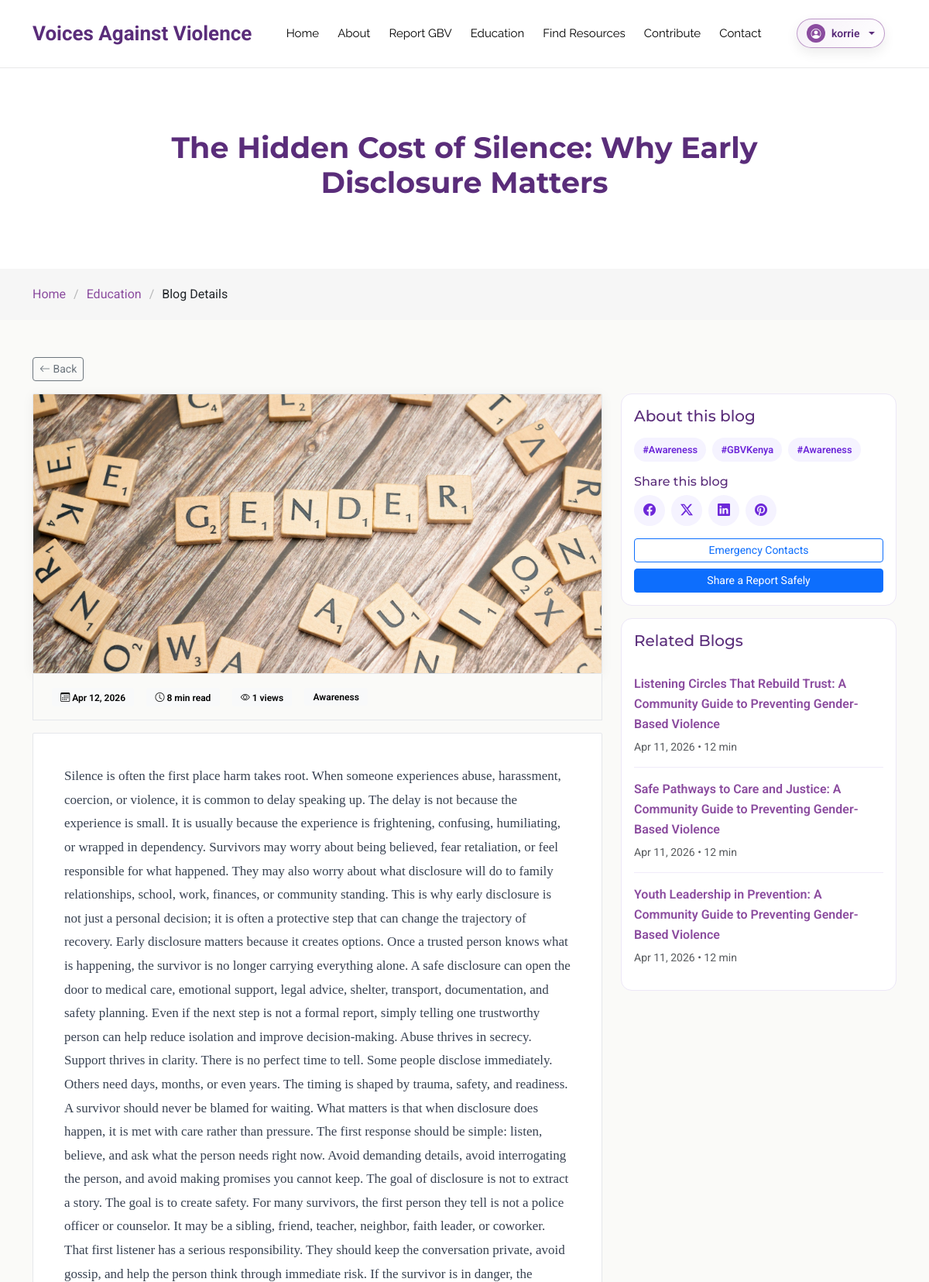
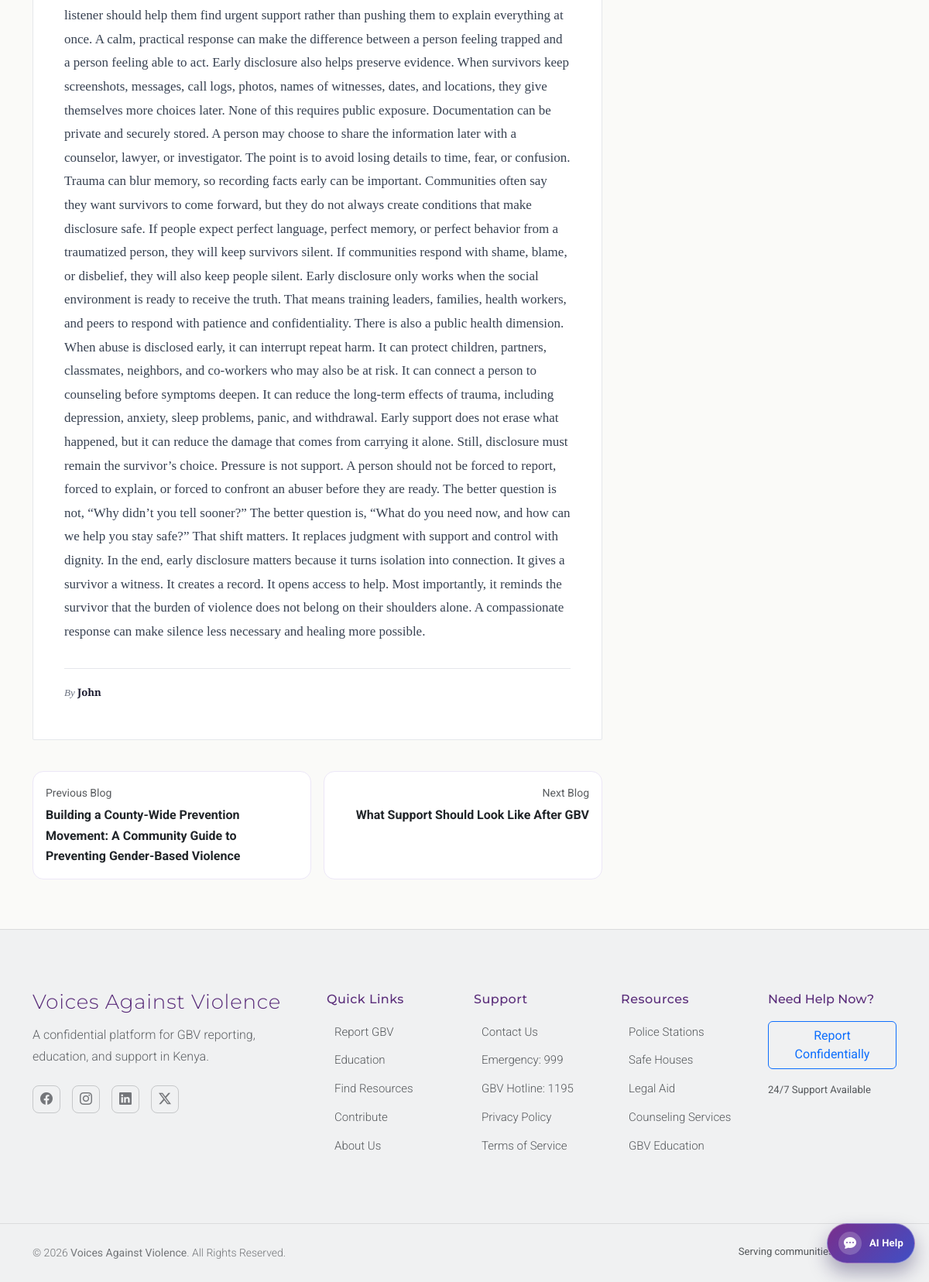
Page /blog_detail/13/ (signed in) on the committed database (2 pictures, top to bottom).
### Voices/models.py (models this page shows, shortened)
class Blog(models.Model):
    CATEGORIES = [
        ('education', 'Education'),
        ('prevention', 'Prevention'),
        ('support', 'Support Services'),
        ('legal', 'Legal Rights'),
        ('awareness', 'Awareness'),
        ('recovery', 'Recovery & Healing'),
        ('other', 'Other'),
    ]
    title = models.CharField(max_length=200)
    author = models.CharField(max_length=100, blank=True, null=True)
    author_user = models.ForeignKey(
        settings.AUTH_USER_MODEL,
        on_delete=models.SET_NULL,
        null=True,
        blank=True,
        related_name="authored_blogs",
    )
    category = models.CharField(max_length=20, choices=CATEGORIES, default='other')
    content = models.TextField()
    image = models.ImageField(upload_to='blog/', blank=True, null=True)
    anonymous = models.BooleanField(default=False)
    created_at = models.DateTimeField(auto_now_add=True)
    updated_at = models.DateTimeField(auto_now=True)
    published = models.BooleanField(default=False)
    read_time = models.PositiveIntegerField(default=5)
    views = models.PositiveIntegerField(default=0)
    status = models.CharField(max_length=20, choices=REVIEW_STATUS_CHOICES, default='pending')
    review_note = models.TextField(blank=True, null=True, help_text="Feedback shown to the contributor")
    reviewed_by = models.ForeignKey(
        settings.AUTH_USER_MODEL, on_delete=models.SET_NULL,
        null=True, blank=True, related_name='+',
    )
    reviewed_at = models.DateTimeField(null=True, blank=True)

### Voices/views.py (the view)
# urls.py: path("blog_detail/<int:id>/", blog_details, name="blog_detail"),
def blog_details(request, id):
    blog = get_object_or_404(Blog, id=id, published=True)
    Blog.objects.filter(id=blog.id).update(views=F('views') + 1)
    blog.refresh_from_db(fields=['views'])
    blogs_list = list(Blog.objects.filter(published=True).order_by('created_at'))
    current_index = next((i for i, b in enumerate(blogs_list) if b.id == blog.id), None)
    previous_blog = blogs_list[current_index - 1] if current_index and current_index > 0 else None
    next_blog = blogs_list[current_index + 1] if current_index is not None and current_index < len(blogs_list) - 1 else None
    related_blogs = Blog.objects.filter(published=True).exclude(id=id)[:3]
    return render(request, "blog-details.html", {
        'blog': blog,
        'related_blogs': related_blogs,
        'previous_blog': previous_blog,
        'next_blog': next_blog,
    })

### templates/blog-details.html (shortened to what this page needs)
{% extends "base.html" %}
{% load static %}
{% load sanitize_html %}
{% block body_class %}blog-details-page article-details-page{% endblock %}
{% block content %}
<div class="page-title">
  <div class="heading">
    <div class="container">
      <div class="row d-flex justify-content-center text-center">
        <div class="col-lg-9">
          <h1 class="heading-title">{{ blog.title }}</h1>
        </div>
      </div>
    </div>
  </div>
  <nav aria-label="breadcrumb" class="breadcrumbs">
    <div class="container">
      <ol>
        <li><a href="{% url 'home' %}">Home</a></li>
        <li><a href="{% url 'education' %}">Education</a></li>
        <li aria-current="page" class="current">Blog Details</li>
      </ol>
    </div>
  </nav>
</div>
<section class="detail-shell">
  <div class="container">
    <div class="mb-3">
      <a href="{% url 'education' %}" class="btn btn-outline-secondary btn-sm" onclick="if (window.history.length > 1) { event.preventDefault(); window.history.back(); }">
        <i class="bi bi-arrow-left"></i> Back
      </a>
    </div>
    <div class="row g-4">
      <div class="col-lg-8">
        <div class="detail-hero">
          {% if blog.image %}
            <img src="{{ blog.image.url }}" alt="{{ blog.title }}" class="detail-hero-media">
          {% else %}
            <img src="{% static 'assets/img/blog/markus-winkler-7y8upK94IM8-unsplash.jpg' %}" alt="{{ blog.title }}" class="detail-hero-media">
          {% endif %}
        </div>
        <div class="detail-meta">
          <span class="badge text-bg-light"><i class="bi bi-calendar3"></i> {{ blog.created_at|date:'M j, Y' }}</span>
          <span class="badge text-bg-light"><i class="bi bi-clock"></i> {{ blog.read_time|default:5 }} min read</span>
          <span class="badge text-bg-light"><i class="bi bi-eye"></i> {{ blog.views }} views</span>
          {% if blog.category %}<span class="badge text-bg-light">{{ blog.get_category_display }}</span>{% endif %}
        </div>
        <article class="detail-content mt-3">
          {{ blog.content|sanitize_html }}
          <div class="detail-author-line">By <strong>{{ blog.author|default:"Voices Against Violence Editorial Team" }}</strong></div>
        </article>
        {% if previous_blog or next_blog %}
        <div class="row g-3 mt-4">
          {% if previous_blog %}
          <div class="col-md-6">
            <a href="{% url 'blog_detail' previous_blog.id %}" class="simple-nav-card h-100">
              <small class="text-muted d-block mb-1">Previous Blog</small>
              <strong>{{ previous_blog.title|truncatewords:12 }}</strong>
            </a>
          </div>
          {% endif %}
          {% if next_blog %}
          <div class="col-md-6">
            <a href="{% url 'blog_detail' next_blog.id %}" class="simple-nav-card h-100 text-md-end">
              <small class="text-muted d-block mb-1">Next Blog</small>
              <strong>{{ next_blog.title|truncatewords:12 }}</strong>
            </a>
          </div>
          {% endif %}
        </div>
        {% endif %}
      </div>
      <div class="col-lg-4">
        <div class="detail-sidebar">
        <div class="detail-card mb-3">
          <h5 class="mb-3">About this blog</h5>
          <div class="d-flex flex-wrap gap-2 mb-3">
            {% if blog.category %}<a href="{% url 'education' %}?category={{ blog.category }}" class="tag-pill">#{{ blog.get_category_display }}</a>{% endif %}
            <span class="tag-pill">#GBVKenya</span>
            <span class="tag-pill">#Awareness</span>
          </div>
          <h6 class="mb-2">Share this blog</h6>
          <div class="d-flex gap-2 share-list mb-3">
            <a href="https://www.facebook.com/sharer/sharer.php?u={{ request.build_absolute_uri|urlencode }}" target="_blank" rel="noopener noreferrer" aria-label="Share on Facebook"><i class="bi bi-facebook"></i></a>
            <a href="https://twitter.com/intent/tweet?text={{ blog.title|urlencode }}&url={{ request.build_absolute_uri|urlencode }}" target="_blank" rel="noopener noreferrer" aria-label="Share on X"><i class="bi bi-twitter-x"></i></a>
            <a href="https://www.linkedin.com/sharing/share-offsite/?url={{ request.build_absolute_uri|urlencode }}" target="_blank" rel="noopener noreferrer" aria-label="Share on LinkedIn"><i class="bi bi-linkedin"></i></a>
            <a href="https://www.pinterest.com/pin/create/button/?url={{ request.build_absolute_uri|urlencode }}&description={{ blog.title|urlencode }}" target="_blank" rel="noopener noreferrer" aria-label="Share on Pinterest"><i class="bi bi-pinterest"></i></a>
          </div>
          <div class="d-grid gap-2">
            <a href="{% url 'emergency' %}" class="btn btn-outline-primary btn-sm">Emergency Contacts</a>
            <a href="{% url 'report_gbv' %}" class="btn btn-primary btn-sm">Share a Report Safely</a>
          </div>
        </div>
        <div class="detail-card related-list">
          <h5 class="mb-3">Related Blogs</h5>
          <ul class="list-group list-group-flush">
            {% for related_blog in related_blogs %}
            <li class="list-group-item px-0 bg-transparent">
              <a class="text-decoration-none fw-semibold" href="{% url 'blog_detail' related_blog.id %}">{{ related_blog.title|truncatewords:14 }}</a>
              <div class="small text-muted mt-1">{{ related_blog.created_at|date:'M j, Y' }} • {{ related_blog.read_time|default:5 }} min</div>
            </li>
            {% empty %}
            <li class="list-group-item px-0 bg-transparent text-muted">No related blogs yet.</li>
            {% endfor %}
          </ul>
        </div>
        </div>
      </div>
    </div>
  </div>
</section>
{% endblock %}

### templates/base.html (shortened to what this page needs)
{% load static %}
<!DOCTYPE html>
<html lang="en">
<head>
  <link href="{% static 'assets/vendor/bootstrap/css/bootstrap.min.css' %}" rel="stylesheet">
  <link href="{% static 'assets/vendor/bootstrap-icons/bootstrap-icons.css' %}" rel="stylesheet">
  <link href="{% static 'assets/vendor/aos/aos.css' %}" rel="stylesheet">
  <link href="{% static 'assets/vendor/swiper/swiper-bundle.min.css' %}" rel="stylesheet">
  <link href="{% static 'assets/css/main.css' %}" rel="stylesheet">
</head>
<body class="{% block body_class %}index-page{% endblock %}">
  <header id="header" class="header d-flex align-items-center position-relative">
    <div class="container position-relative d-flex align-items-center justify-content-between">
      <a href="{% url 'home' %}" class="logo d-flex align-items-center me-auto me-xl-0" aria-label="Voices Against Violence Home">
        {% if request.resolver_match and request.resolver_match.url_name == 'home' %}
        <h1 class="sitename">Voices Against Violence</h1>
        {% else %}
        <span class="sitename">Voices Against Violence</span>
        {% endif %}
      </a>
<nav id="navmenu" class="navmenu" aria-label="Main navigation">
        <ul>
          <li><a href="{% url 'home' %}" {% if request.resolver_match.url_name == 'home' %}class="active"{% endif %}>Home</a></li>
          <li><a href="{% url 'about' %}" {% if request.resolver_match.url_name == 'about' %}class="active"{% endif %}>About</a></li>
          {% if user.is_authenticated and request.session.user_type == 'contributor' %}
          <li><a href="javascript:void(0)" class="role-disabled" aria-disabled="true" title="Contributors cannot access the report form">Report GBV</a></li>
          {% else %}
          <li><a href="{% url 'report_gbv' %}" {% if request.resolver_match.url_name == 'report_gbv' %}class="active"{% endif %}>Report GBV</a></li>
          {% endif %}
          <li><a href="{% url 'education' %}" {% if request.resolver_match.url_name == 'education' %}class="active"{% endif %}>Education</a></li>
          <li><a href="{% url 'resources' %}" {% if request.resolver_match.url_name == 'resources' %}class="active"{% endif %}>Find Resources</a></li>
          {% if user.is_authenticated and request.session.user_type == 'victim' %}
          <li><a href="javascript:void(0)" class="role-disabled" aria-disabled="true" title="Reporters cannot access the contribute page">Contribute</a></li>
          {% else %}
          <li><a href="{% url 'contribute' %}" {% if request.resolver_match.url_name == 'contribute' %}class="active"{% endif %}>Contribute</a></li>
          {% endif %}
          <li><a href="{% url 'contact' %}" {% if request.resolver_match.url_name == 'contact' %}class="active"{% endif %}>Contact</a></li>
        </ul>
      </nav>
      <div class="header-social-links {% if not user.is_authenticated %}header-social-links-guest{% endif %}">
        {% if user.is_authenticated %}
        <div class="dropdown account-dropdown">
          <button class="account-toggle dropdown-toggle" type="button" data-bs-toggle="dropdown" aria-expanded="false" aria-label="Open account menu" title="{{ request.user.username }} · {% if request.session.user_type == 'contributor' %}Contributor{% else %}Reporter{% endif %}" data-bs-placement="bottom">
            <i class="bi bi-person-circle"></i>
            <span class="account-label">{{ request.user.username }}</span>
          </button>
        </div>
        {% endif %}
      </div>
    </div>
  </header>
  <main class="main" id="main-content">
    {% block content %}{% endblock %}
  </main>
  <a
    href="{% if user.is_authenticated %}{% url 'ai_chat' %}{% else %}{% url 'login' %}?next={% url 'ai_chat' %}{% endif %}"
    class="ai-fab"
    aria-label="Open AI support chat"
    title="Chat with AI Support"
  >
    <span class="ai-fab__icon"><i class="bi bi-chat-dots-fill"></i></span>
    <span class="ai-fab__label">AI Help</span>
  </a>
  <footer id="footer" class="footer position-relative light-background">
    <div class="container">
      <div class="row gy-4">
        <div class="col-lg-4 col-md-6">
          <div class="footer-brand">
            <a href="{% url 'home' %}" class="logo d-flex align-items-center mb-3" aria-label="Voices Against Violence Home">
              <span class="sitename">Voices Against Violence</span>
            </a>
            <p class="tagline">A confidential platform for GBV reporting, education, and support in Kenya.</p>
            <div class="social-links mt-4">
              <a href="https://facebook.com/voicesagainstviolence" target="_blank" rel="noopener noreferrer" aria-label="Visit our Facebook page"><i class="bi bi-facebook"></i></a>
              <a href="https://instagram.com/voicesagainstviolence" target="_blank" rel="noopener noreferrer" aria-label="Follow us on Instagram"><i class="bi bi-instagram"></i></a>
              <a href="https://linkedin.com/company/voicesagainstviolence" target="_blank" rel="noopener noreferrer" aria-label="Connect on LinkedIn"><i class="bi bi-linkedin"></i></a>
              <a href="https://twitter.com/voicesagainstviolence" target="_blank" rel="noopener noreferrer" aria-label="Follow us on Twitter"><i class="bi bi-twitter-x"></i></a>
            </div>
          </div>
        </div>
        <div class="col-lg-6 col-md-6">
          <div class="footer-links-grid">
            <div class="row">
              <div class="col-6 col-md-4 mb-3">
                <h5>Quick Links</h5>
                <ul class="list-unstyled">
                  <li><a href="{% url 'report_gbv' %}">Report GBV</a></li>
                  <li><a href="{% url 'education' %}">Education</a></li>
                  <li><a href="{% url 'resources' %}">Find Resources</a></li>
                  <li><a href="{% url 'contribute' %}">Contribute</a></li>
                  <li><a href="{% url 'about' %}">About Us</a></li>
                </ul>
              </div>
              <div class="col-6 col-md-4 mb-3">
                <h5>Support</h5>
                <ul class="list-unstyled">
                  <li><a href="{% url 'contact' %}">Contact Us</a></li>
                  <li><a href="tel:999">Emergency: 999</a></li>
                  <li><a href="tel:1195">GBV Hotline: 1195</a></li>
                  <li><a href="{% url 'privacy_policy' %}">Privacy Policy</a></li>
                  <li><a href="{% url 'terms_of_service' %}">Terms of Service</a></li>
                </ul>
              </div>
              <div class="col-6 col-md-4 mb-3">
                <h5>Resources</h5>
                <ul class="list-unstyled">
                  <li><a href="{% url 'resources' %}">Police Stations</a></li>
                  <li><a href="{% url 'resources' %}">Safe Houses</a></li>
                  <li><a href="{% url 'resources' %}">Legal Aid</a></li>
                  <li><a href="{% url 'resources' %}">Counseling Services</a></li>
                  <li><a href="{% url 'education' %}">GBV Education</a></li>
                </ul>
              </div>
            </div>
          </div>
        </div>
        <div class="col-lg-2 col-md-12">
          <div class="footer-cta">
            <h5>Need Help Now?</h5>
            <a href="{% url 'report_gbv' %}" class="btn btn-outline-primary w-100 mb-2">Report Confidentially</a>
            <p class="small text-muted mt-2">24/7 Support Available</p>
          </div>
        </div>
      </div>
    </div>
    <div class="footer-bottom">
      <div class="container">
        <div class="row">
          <div class="col-md-6">
            <div class="footer-bottom-content">
              <p class="mb-0">&copy; {% now "Y" %} <strong>Voices Against Violence</strong>. All Rights Reserved.</p>
            </div>
          </div>
          <div class="col-md-6 text-md-end">
            <p class="mb-0 small text-muted">Serving communities across Kenya</p>
          </div>
        </div>
      </div>
    </div>
  </footer>
</body>
</html>

### rows in the picture
Blog: title "The Hidden Cost of Silence: Why Early Disclosure Matters", created_at "Apr 12, 2026", read_time "8", views "1", category "Awareness", content|sanitize_html "Silence is often the first place harm takes root. When someone experiences abuse, harassment, coercion, or violence, it is common to delay speaking up. The delay is not because the experience is small. It is usually because the experience is frightening, confusing, humiliating, or wrapped in dependency. Survivors may worry about being believed, fear retaliation, or feel responsible for what happened. They may also worry about what disclosure will do to family relationships, school, work, finances, or community standing. This is why early disclosure is not just a personal decision; it is often a protective step that can change the trajectory of recovery. Early disclosure matters because it…", author "John"
Blog: title "Building a County-Wide Prevention Movement: A Community Guide to Preventing Gender-Based Violence"
Blog: title "What Support Should Look Like After GBV"
Blog: title "Listening Circles That Rebuild Trust: A Community Guide to Preventing Gender-Based Violence", created_at "Apr 11, 2026", read_time "12"
Blog: title "Safe Pathways to Care and Justice: A Community Guide to Preventing Gender-Based Violence", created_at "Apr 11, 2026", read_time "12"
Blog: title "Youth Leadership in Prevention: A Community Guide to Preventing Gender-Based Violence", created_at "Apr 11, 2026", read_time "12"

### other values in the picture
{{ request.user.username }} "korrie"
